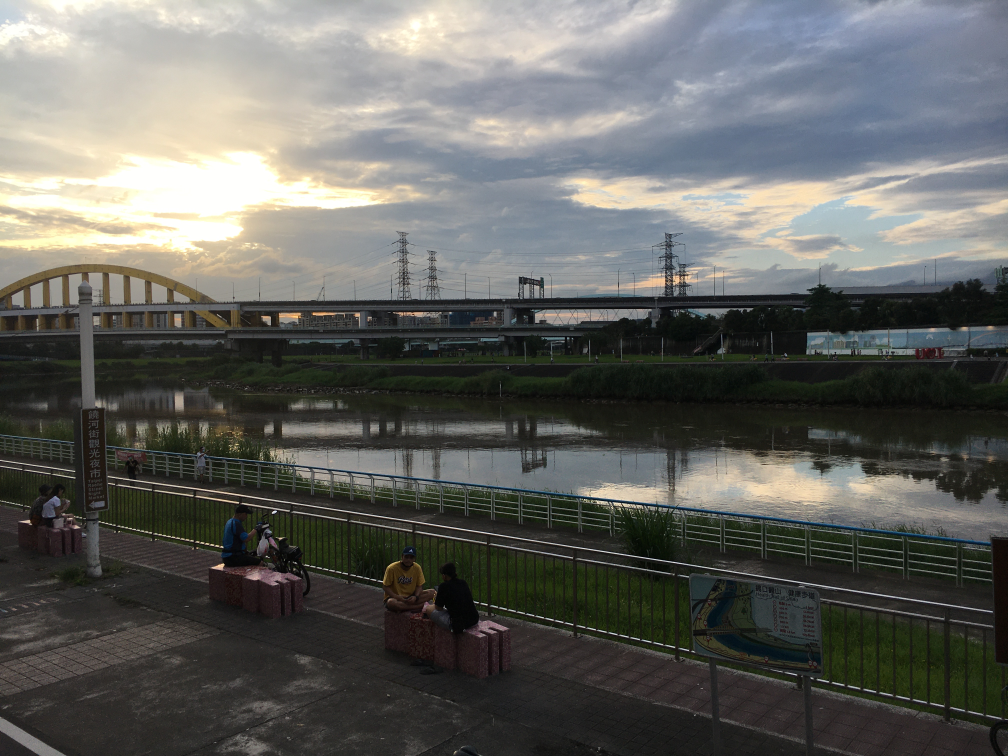
#> input picture final_project/river.jpg, 4032 x 3024 px (shown at 1/4 size)
$ python final_project.py
#> lines starting #> are read from the running program, lines starting #| are printed output that depends on the picture
import cv2
import numpy as np
import matplotlib.pyplot as plt
import time
import scipy.signal as ss
import pycuda.autoinit
import pycuda.driver as cuda
from pycuda.compiler import SourceModule
img = cv2.imread("river.jpg")
#> img is the input picture: shape (3024, 4032, 3); mean B, G, R 95.4, 99.1, 98.5

img =cv2.resize(img,(1000,1000))
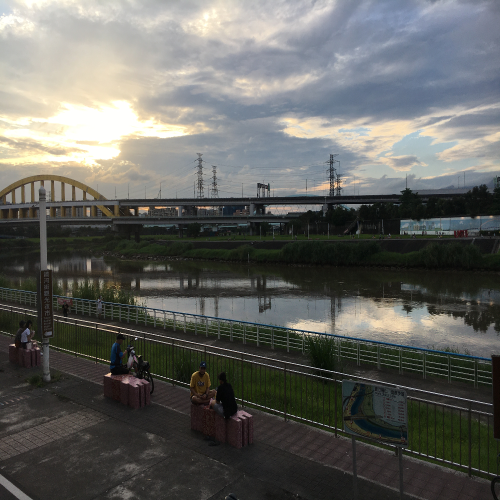
#> img: shape (1000, 1000, 3) (shown at 1/2 size); mean B, G, R 95.3, 99, 98.4

img = cv2.cvtColor(img,cv2.COLOR_BGR2RGB)
img_gray = cv2.cvtColor(img,cv2.COLOR_RGB2GRAY)
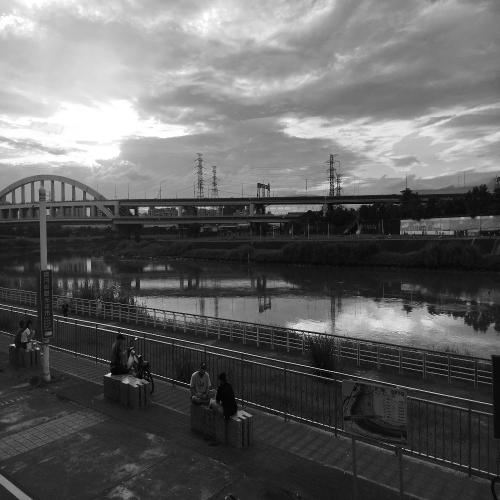
#> img_gray: shape (1000, 1000) (shown at 1/2 size); min 0, max 255, mean 98.4


kernel = np.array([[-1,-2,-1],[0,0,0],[1,2,1]])


#> (the run stopped early here; a loop or call above may not have finished)
